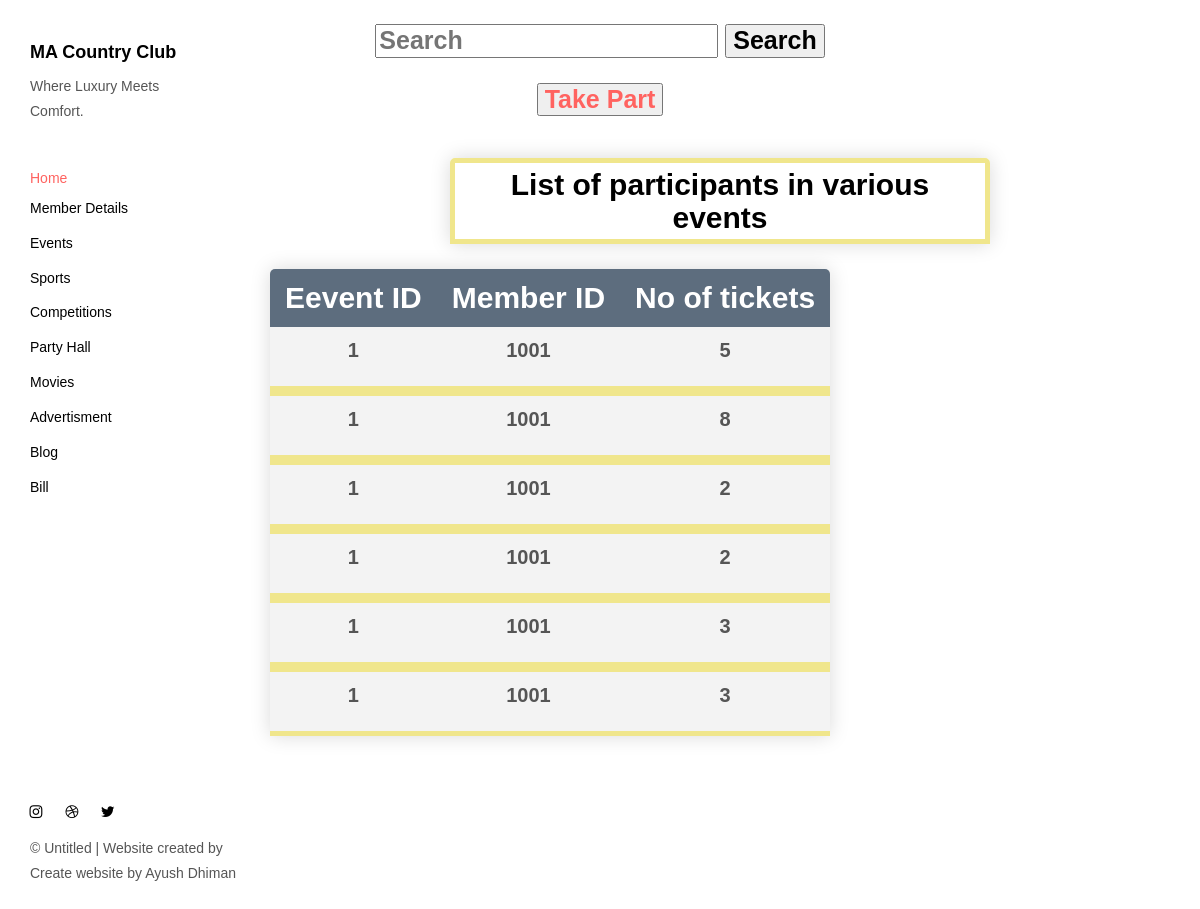
Screenshot of /AppBody/AppBody/participantsevent.php with the database file from the repository.
### tables this page shows
CREATE TABLE `eventbooking` (
  `eventID` int(50) NOT NULL,
  `memberID` int(10) NOT NULL,
  `numberofmembers` int(10) DEFAULT NULL
);

### AppBody/AppBody/participantsevent.php (the view, shortened to what this page needs)
<head>
<link href="./main.82cfd66e.css" rel="stylesheet"></head>
<body background="../../ResourcesNEW/eventsback.jpg" style=" background-position: center;
  background-repeat: no-repeat;
  background-size: cover;">
<h1 style="text-align:center; font-size:25px;font-family: Calibri, Helvetica, sans-serif;" >
<form action="searchcomeptition.php" method="POST">
    <input type="text" name="search" placeholder="Search">
	<button type="submit" name="submit-search" size="100%">Search</button>
</form>
<body>
<a href="bookcompetition.php" style =" margin-top:1px; text-align:right; font-size:25px;font-family: Calibri, Helvetica, sans-serif;">
  <button type="submit" name="submit-add" size="100%">Take Part</button>
  </a>
</h1>
<header class="">
  <nav class="sidebar">
    <div class="navbar-collapse" id="navbar-collapse">
      <div class="site-header hidden-xs">
          <a class="site-brand" href="./index.html" title="">
            MA Country Club
          </a>
        <p>Where Luxury Meets Comfort.</p>
      </div>
      <ul class="nav">
        <a href="../admin.php" title="">Home</a></li>
        <li><a href="./memberdetails.php" title="">Member Details</a></li>
        <li><a href="./events.php" title="">Events</a></li>
        <li><a href="./sports.php" title="">Sports</a></li>
        <li><a href="./competitions.php" title="">Competitions</a></li>
        <li><a href="./partyhall.php" title="">Party Hall</a></li>
        <li><a href="./movies.php" title="">Movies</a></li>
        <li><a href="./advertisment.php" title="">Advertisment</a></li>
        <li><a href="./blog.php" title="">Blog</a></li>
        <li><a href="./monthbill.php" title="">Bill</a></li>
      </ul>
      <nav class="nav-footer">
        <p class="nav-footer-social-buttons">
          <a class="fa-icon" href="https://www.instagram.com/ayush.dhiman_" title="">
            <i class="fa fa-instagram"></i>
          </a>
          <a class="fa-icon" href="https://dribbble.com/" title="">
            <i class="fa fa-dribbble"></i>
          </a>
          <a class="fa-icon" href="https://twitter.com/" title="">
            <i class="fa fa-twitter"></i>
          </a>
        </p>
        <p>© Untitled | Website created by Create website by Ayush Dhiman</a>
      </nav>
    </div>
  </nav>
</header>
<main class="" id="main-collapse">
<?php
$server="localhost";
$username="root";
$password="";
$dbname="login";
$conn =mysqli_connect($server,$username,$password,$dbname);
?>
<h1 style='margin: auto;
  width: 60%;border: 5px solid khaki;padding: 5px;text-align:center;border-collapse: collapse; font-size: 30px;min-width: 400px;border-radius: 5px 5px 0 0;overflow: hidden;box-shadow: 0 0 20px rgba(0, 0, 0, 0.15);'>
List of participants in various events
</h1>
<div class="article-container">
    <?php
	   $sql="SELECT * FROM eventbooking";
     $result=mysqli_query($conn,$sql);
     $queryResults =mysqli_num_rows($result);
	   if($queryResults >0){
    echo "
      <table style='text-align:center;border-collapse: collapse;margin: 25px 0; font-size: 30px;min-width: 400px;border-radius: 5px 5px 0 0;overflow: hidden;box-shadow: 0 0 20px rgba(0, 0, 0, 0.15);'>
     <tr style='color:white ;background-color: #5D6D7E ;text-align: left;font-weight: bold;padding: 12px 15px;'>
	             <th style='padding: 12px 15px;'>Eevent ID</th>
                <th style='padding: 12px 15px;'>Member ID</th>
                <th style='padding: 12px 15px;'>No of tickets</th>
				</tr>";
	   while($row = mysqli_fetch_assoc($result)){
		echo"<div>
                <tr style='font-size: 20px;background-color: #f3f3f3; border-bottom: 10px solid khaki;font-weight: bold;'>
                <td style='padding: 12px 15px;'><p>".$row['eventID']."</p></td>
                <td style='padding: 12px 15px;'><p>".$row['memberID']."</p></td>
                <td style='padding: 12px 15px;'><p>".$row['numberofmembers']."</p></td>
                 </tr>
			  </div>
			  ";
			}
    }
	  ?>
</div>
</body>
</html>

### rows the page displays
eventbooking: eventID "1", memberID "1001", numberofmembers "5"
eventbooking: eventID "1", memberID "1001", numberofmembers "8"
eventbooking: eventID "1", memberID "1001", numberofmembers "2"
eventbooking: eventID "1", memberID "1001", numberofmembers "2"
eventbooking: eventID "1", memberID "1001", numberofmembers "3"
eventbooking: eventID "1", memberID "1001", numberofmembers "3"
